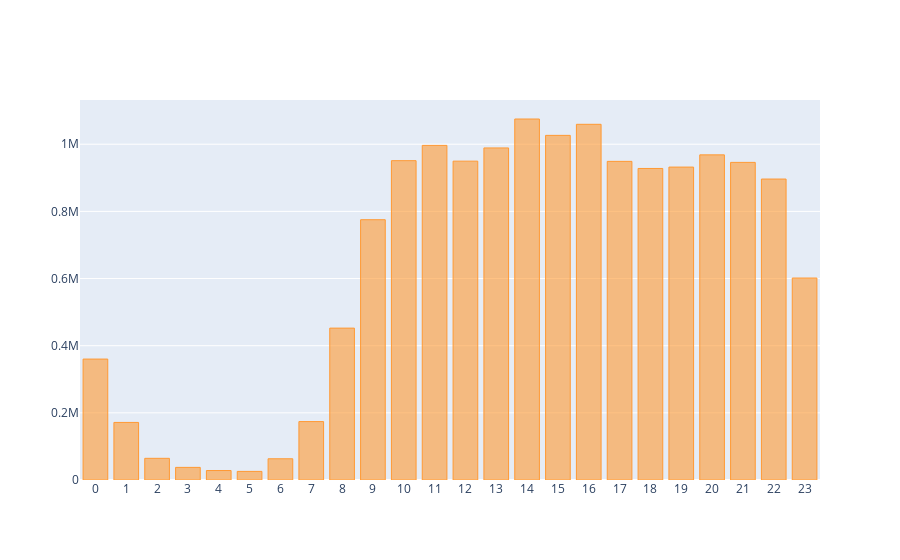

The cell this chart's notebook holds for it:
### Markdown cell above
#### 은근히 x tick 을 제어하고 싶을 때가 있습니다.

### Code cell
layout = {
    'xaxis': {
        'showticklabels':True,
        'dtick': 1
    }
}
merged_order_payment_hour.iplot(kind='bar', theme='white', layout=layout)

### Figure 1 — Plotly figure (JSON) as saved in the notebook; plotly's stock layout.template omitted (floating-point values rounded to 4 significant figures)
{"data": [{"marker": {"color": "rgba(255, 153, 51, 0.6)", "line": {"color": "rgba(255, 153, 51, 1.0)", "width": 1}}, "name": "payment_value", "orientation": "v", "text": "", "type": "bar", "x": [0, 1, 2, 3, 4, 5, 6, 7, 8, 9, 10, 11, 12, 13, 14, 15, 16, 17, 18, 19, 20, 21, 22, 23], "y": [360200.0, 171400.0, 64570.0, 37550.0, 28210.0, 25620.0, 63220.0, 173900.0, 452300.0, 775100.0, 951000.0, 996500.0, 949600.0, 988900.0, 1075000.0, 1026000.0, 1059000.0, 949000.0, 927800.0, 931900.0, 968300.0, 945900.0, 896300.0, 601500.0]}], "layout": {"xaxis": {"dtick": 1, "showticklabels": true}}}
